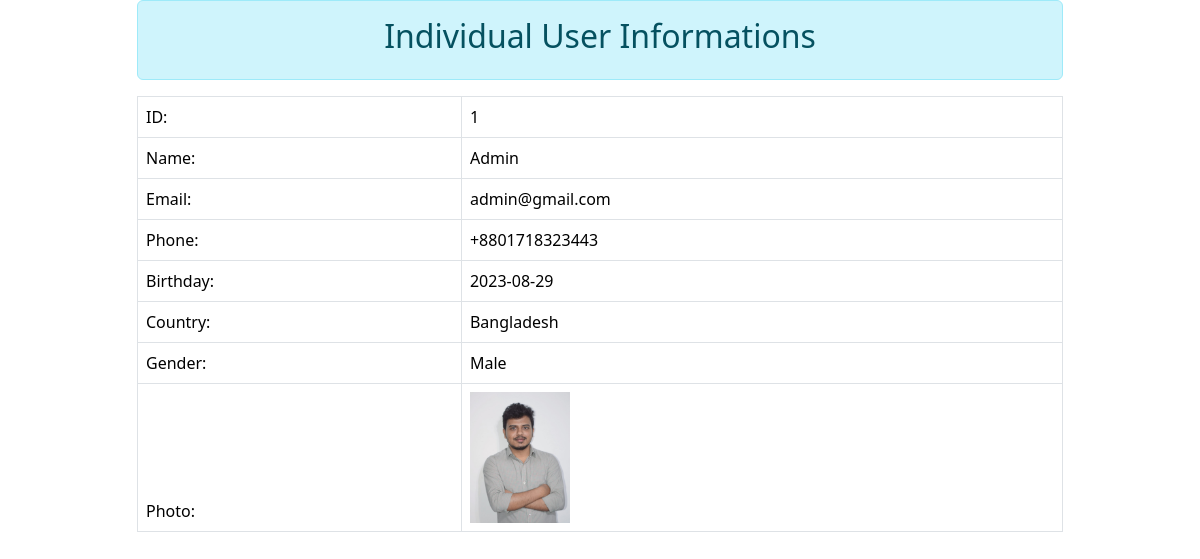
The page /users/single_users.php?id=1 (signed in) on the database its author committed.
### tables this page shows
CREATE TABLE `users` (
  `id` int(11) NOT NULL,
  `name` varchar(50) NOT NULL,
  `email` varchar(50) NOT NULL,
  `password` varchar(60) NOT NULL,
  `phone` varchar(20) NOT NULL,
  `birthday` date NOT NULL,
  `country` varchar(50) NOT NULL,
  `gender` varchar(20) NOT NULL,
  `user_photo` varchar(100) NOT NULL,
  `status` int(11) NOT NULL
);

### users/single_users.php (the view, shortened to what this page needs)
<?php
    require ('../db.php');
    $id = $_GET["id"];
    $select = "SELECT * FROM users WHERE id=$id";
    $select_result = mysqli_query($db_connection, $select);
    $after_assoc = mysqli_fetch_assoc($select_result);
?>
<!doctype html>
<html lang="en">
  <head>
    <link href="https://cdn.jsdelivr.net/npm/bootstrap@5.3.1/dist/css/bootstrap.min.css" rel="stylesheet">
  </head>
  <body>
    <section>
        <div class="container">
            <div class="row">
                <div class="col-lg-10 m-auto">
                    <div class="alert alert-info text-center">
                        <h2>Individual User Informations</h2>
                    </div>
                    <table class="table table-bordered">
                        <thead>
                            <tr>
                                <td>ID:</td>
                                <td><?php echo $after_assoc["id"]; ?></td>
                            </tr>
                            <tr>
                                <td>Name:</td>
                                <td><?php echo $after_assoc["name"]; ?></td>
                            </tr>
                            <tr>
                                <td>Email:</td>
                                <td><?php echo $after_assoc["email"]; ?></td>
                            </tr>
                            <tr>
                                <td>Phone:</td>
                                <td><?php echo $after_assoc["phone"]; ?></td>
                            </tr>
                            <tr>
                                <td>Birthday:</td>
                                <td><?php echo $after_assoc["birthday"]; ?></td>
                            </tr>
                            <tr>
                                <td>Country:</td>
                                <td><?php echo $after_assoc["country"]; ?></td>
                            </tr>
                            <tr>
                                <td>Gender:</td>
                                <td><?php echo $after_assoc["gender"]; ?></td>
                            </tr>
                            <tr>
                                <td>Photo:</td>
                                <td>
                                    <img width="100" src="../uploads/users/<?php echo $after_assoc["user_photo"]; ?>" alt="">
                                </td>
                            </tr>
                        </thead>
                        </table>
                </div>
            </div>
        </div>
    </section>
  </body>
</html>

### rows shown on the page
users: id "1", name "Admin", email "admin@gmail.com", phone "+8801718323443", birthday "2023-08-29", country "Bangladesh", gender "Male", user_photo (picture)
